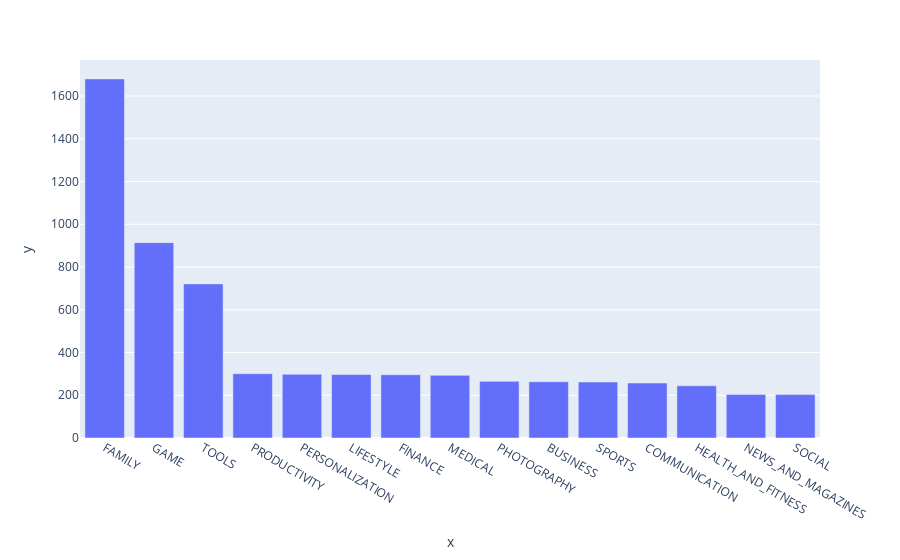

Notebook code for this chart:
### Code cell
bar = px.bar(x = top15_category.index, # index = category name
            y = top15_category.values)
bar.show()

### Figure 1 — Plotly figure (JSON) as saved in the notebook; plotly's stock layout.template omitted (floating-point values rounded to 4 significant figures)
{"data": [{"alignmentgroup": "True", "hovertemplate": "x=%{x}<br>y=%{y}<extra></extra>", "legendgroup": "", "marker": {"color": "#636efa", "pattern": {"shape": ""}}, "name": "", "offsetgroup": "", "orientation": "v", "showlegend": false, "textposition": "auto", "type": "bar", "x": ["FAMILY", "GAME", "TOOLS", "PRODUCTIVITY", "PERSONALIZATION", "LIFESTYLE", "FINANCE", "MEDICAL", "PHOTOGRAPHY", "BUSINESS", "SPORTS", "COMMUNICATION", "HEALTH_AND_FITNESS", "NEWS_AND_MAGAZINES", "SOCIAL"], "xaxis": "x", "y": [1680, 914, 721, 301, 298, 297, 296, 293, 265, 263, 262, 257, 244, 204, 203], "yaxis": "y"}], "layout": {"autosize": true, "barmode": "relative", "legend": {"tracegroupgap": 0}, "margin": {"t": 60}, "xaxis": {"anchor": "y", "autorange": true, "domain": [0, 1], "range": [-0.5, 14.5], "title": {"text": "x"}, "type": "category"}, "yaxis": {"anchor": "x", "autorange": true, "domain": [0, 1], "range": [0, 1768.0], "title": {"text": "y"}, "type": "linear"}}}
